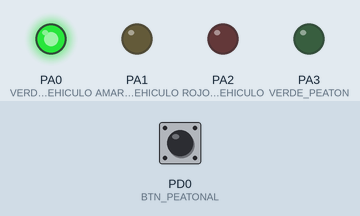
Bench run of a program on a simulated ATmega1284P, built with avr-gcc and emulated at 20 MHz. On the bench: output pins drawn as LEDs (lit = HIGH). Inputs (shaded band) come from the test bench; at power-on: PD0 (BTN_PEATONAL) HIGH.

Above: at 2.5 s.
At 6.0 s:
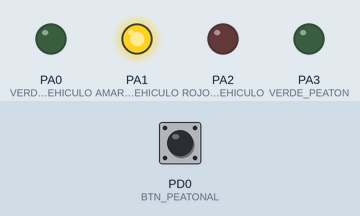
At 9.5 s:
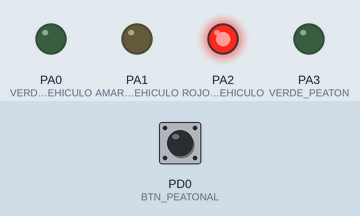
Timing chart, 0 to 15.6 s (numbered marks = the images above):
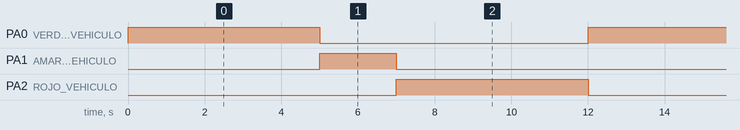

Measured:
- by itself, PA0 (VERDE_VEHICULO), PA2 (ROJO_VEHICULO): alternates HIGH for 5.0 s and LOW for 7.0 s
- by itself, PA1 (AMARILLO_VEHICULO): alternates HIGH for 2.0 s and LOW for 10.0 s
- by itself, everything shown: repeats every 12.0 s, in 3 steps

The program:

main.c
```c
#define F_CPU 20000000UL
#include <avr/io.h>
#include <util/delay.h>

#define BTN_PEATONAL PD0

#define VERDE_VEHICULO    (1 << PA0)
#define AMARILLO_VEHICULO (1 << PA1)
#define ROJO_VEHICULO     (1 << PA2)
#define VERDE_PEATON      (1 << PA3)

int main(void) {

	DDRD &= ~(1 << BTN_PEATONAL);
	PORTD |= (1 << BTN_PEATONAL);


	DDRA |= VERDE_VEHICULO | AMARILLO_VEHICULO | ROJO_VEHICULO | VERDE_PEATON;

	int peatones_piden_cruce = 0;

	while (1) {

		if (!(PIND & (1 << BTN_PEATONAL))) {
			PORTA |= ROJO_VEHICULO;
			peatones_piden_cruce = 1;
			} else {
			PORTA &= ~ROJO_VEHICULO;
		}


		PORTA = VERDE_VEHICULO;
		_delay_ms(5000);

		PORTA = AMARILLO_VEHICULO;
		_delay_ms(2000);

		PORTA = ROJO_VEHICULO;

		if (peatones_piden_cruce) {
			PORTA |= VERDE_PEATON;
			_delay_ms(5000);
			PORTA &= ~VERDE_PEATON;
			peatones_piden_cruce = 0;
			} else {
			_delay_ms(5000);
		}
	}
}
```
